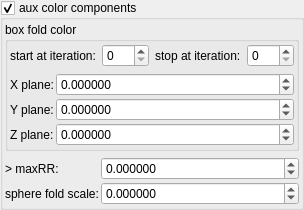
    <widget class="MyGroupBox" name="groupCheck_fold_color_aux_color_enabled_false">
     <property name="title">
      <string>aux color components</string>
     </property>
     <property name="checkable">
      <bool>true</bool>
     </property>
     <layout class="QVBoxLayout" name="verticalLayout_10">
      <property name="leftMargin">
       <number>2</number>
      </property>
      <property name="topMargin">
       <number>2</number>
      </property>
      <property name="rightMargin">
       <number>2</number>
      </property>
      <property name="bottomMargin">
       <number>2</number>
      </property>
      <item>
       <widget class="QGroupBox" name="groupBox_4">
        <property name="title">
         <string>box fold color</string>
        </property>
        <layout class="QVBoxLayout" name="verticalLayout_8">
         <property name="leftMargin">
          <number>2</number>
         </property>
         <property name="topMargin">
          <number>2</number>
         </property>
         <property name="rightMargin">
          <number>2</number>
         </property>
         <property name="bottomMargin">
          <number>2</number>
         </property>
         <item>
          <layout class="QHBoxLayout" name="horizontalLayout_19" stretch="0,1,0,1">
           <item>
            <widget class="QLabel" name="label_100">
             <property name="text">
              <string>start at iteration:</string>
             </property>
            </widget>
           </item>
           <item>
            <widget class="MySpinBox" name="spinboxInt_fold_color_start_iterations_A">
             <property name="sizePolicy">
              <sizepolicy hsizetype="Minimum" vsizetype="Maximum">
               <horstretch>0</horstretch>
               <verstretch>0</verstretch>
              </sizepolicy>
             </property>
             <property name="minimum">
              <number>0</number>
             </property>
             <property name="maximum">
              <number>999</number>
             </property>
             <property name="value">
              <number>0</number>
             </property>
            </widget>
           </item>
           <item>
            <widget class="QLabel" name="label_72">
             <property name="text">
              <string>stop at iteration:</string>
             </property>
            </widget>
           </item>
           <item>
            <widget class="MySpinBox" name="spinboxInt_fold_color_stop_iterations_A">
             <property name="sizePolicy">
              <sizepolicy hsizetype="Preferred" vsizetype="Maximum">
               <horstretch>0</horstretch>
               <verstretch>0</verstretch>
              </sizepolicy>
             </property>
             <property name="maximum">
              <number>999</number>
             </property>
            </widget>
           </item>
          </layout>
         </item>
         <item>
          <layout class="QGridLayout" name="gridLayout_31" columnstretch="0,1">
           <property name="spacing">
            <number>2</number>
           </property>
           <item row="0" column="0">
            <widget class="QLabel" name="label_37">
             <property name="text">
              <string>X plane:</string>
             </property>
            </widget>
           </item>
           <item row="1" column="0">
            <widget class="QLabel" name="label_43">
             <property name="text">
              <string>Y plane:</string>
             </property>
            </widget>
           </item>
           <item row="2" column="0">
            <widget class="QLabel" name="label_45">
             <property name="text">
              <string>Z plane:</string>
             </property>
            </widget>
           </item>
           <item row="0" column="1">
            <widget class="MyDoubleSpinBox" name="spinbox4_fold_color_difs_0000_x">
             <property name="sizePolicy">
              <sizepolicy hsizetype="Minimum" vsizetype="Maximum">
               <horstretch>0</horstretch>
               <verstretch>0</verstretch>
              </sizepolicy>
             </property>
             <property name="prefix">
              <string/>
             </property>
             <property name="suffix">
              <string/>
             </property>
             <property name="decimals">
              <number>6</number>
             </property>
             <property name="minimum">
              <double>-99.998999999999995</double>
             </property>
             <property name="maximum">
              <double>99.998999999999995</double>
             </property>
             <property name="singleStep">
              <double>0.010000000000000</double>
             </property>
            </widget>
           </item>
           <item row="1" column="1">
            <widget class="MyDoubleSpinBox" name="spinbox4_fold_color_difs_0000_y">
             <property name="sizePolicy">
              <sizepolicy hsizetype="Minimum" vsizetype="Maximum">
               <horstretch>0</horstretch>
               <verstretch>0</verstretch>
              </sizepolicy>
             </property>
             <property name="prefix">
              <string/>
             </property>
             <property name="suffix">
              <string/>
             </property>
             <property name="decimals">
              <number>6</number>
             </property>
             <property name="minimum">
              <double>-99.998999999999995</double>
             </property>
             <property name="maximum">
              <double>99.998999999999995</double>
             </property>
             <property name="singleStep">
              <double>0.010000000000000</double>
             </property>
            </widget>
           </item>
           <item row="2" column="1">
            <widget class="MyDoubleSpinBox" name="spinbox4_fold_color_difs_0000_z">
             <property name="sizePolicy">
              <sizepolicy hsizetype="Minimum" vsizetype="Maximum">
               <horstretch>0</horstretch>
               <verstretch>0</verstretch>
              </sizepolicy>
             </property>
             <property name="prefix">
              <string/>
             </property>
             <property name="suffix">
              <string/>
             </property>
             <property name="decimals">
              <number>6</number>
             </property>
             <property name="minimum">
              <double>-99.998999999999995</double>
             </property>
             <property name="maximum">
              <double>99.998999999999995</double>
             </property>
             <property name="singleStep">
              <double>0.010000000000000</double>
             </property>
            </widget>
           </item>
          </layout>
         </item>
        </layout>
       </widget>
      </item>
      <item>
       <layout class="QGridLayout" name="gridLayout_32" columnstretch="0,1">
        <property name="spacing">
         <number>2</number>
        </property>
        <item row="0" column="0">
         <widget class="QLabel" name="label_47">
          <property name="text">
           <string>&gt; maxRR:</string>
          </property>
         </widget>
        </item>
        <item row="1" column="0">
         <widget class="QLabel" name="label_48">
          <property name="text">
           <string>sphere fold scale:</string>
          </property>
         </widget>
        </item>
        <item row="0" column="1">
         <widget class="MyDoubleSpinBox" name="spinbox4_fold_color_difs_0000_w">
          <property name="sizePolicy">
           <sizepolicy hsizetype="Minimum" vsizetype="Maximum">
            <horstretch>0</horstretch>
            <verstretch>0</verstretch>
           </sizepolicy>
          </property>
          <property name="prefix">
           <string/>
          </property>
          <property name="suffix">
           <string/>
          </property>
          <property name="decimals">
           <number>6</number>
          </property>
          <property name="minimum">
           <double>-99.998999999999995</double>
          </property>
          <property name="maximum">
           <double>99.998999999999995</double>
          </property>
          <property name="singleStep">
           <double>0.010000000000000</double>
          </property>
         </widget>
        </item>
        <item row="1" column="1">
         <widget class="MyDoubleSpinBox" name="spinbox_mandelbox_color_Sp1">
          <property name="sizePolicy">
           <sizepolicy hsizetype="Minimum" vsizetype="Maximum">
            <horstretch>0</horstretch>
            <verstretch>0</verstretch>
           </sizepolicy>
          </property>
          <property name="prefix">
           <string/>
          </property>
          <property name="suffix">
           <string/>
          </property>
          <property name="decimals">
           <number>6</number>
          </property>
          <property name="minimum">
           <double>-99.998999999999995</double>
          </property>
          <property name="maximum">
           <double>99.998999999999995</double>
          </property>
          <property name="singleStep">
           <double>0.010000000000000</double>
          </property>
         </widget>
        </item>
       </layout>
      </item>
     </layout>
    </widget>
